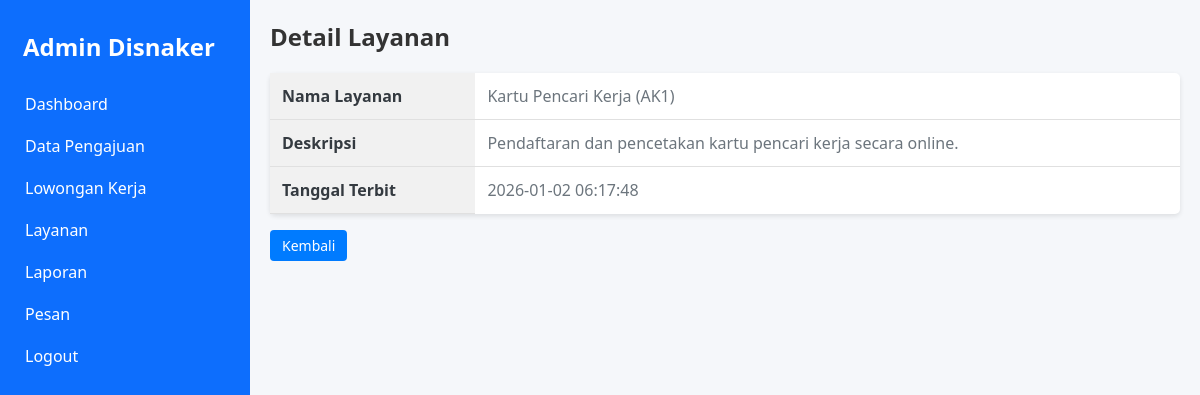
The app's page /admin/detail_layanan.php?id=1 (signed in) with its own data.
### tables this page shows
CREATE TABLE `layanan` (
  `id` int(11) NOT NULL,
  `nama_layanan` varchar(255) NOT NULL,
  `deskripsi` text DEFAULT NULL,
  `created_at` timestamp NOT NULL DEFAULT current_timestamp()
);

### admin/detail_layanan.php (the view, shortened to what this page needs)
<?php
include "../config/koneksi.php";
$id = $_GET['id'];
$query = "SELECT * FROM layanan WHERE id = '$id'";
$result = mysqli_query($koneksi, $query);
$row = mysqli_fetch_assoc($result);
?>
<!DOCTYPE html>
<html lang="id">
<head>
    <link rel="stylesheet" href="../assets/css/admin.css">
</head>
<body>
    <?php include "../includes/sidebar.php"; ?>
    <div class="main-content">
        <section class="dashboard">
            <h2>Detail Layanan</h2>
            <table class="detail">
                <tr>
                    <th>Nama Layanan</th>
                    <td><?= $row['nama_layanan']; ?></td>
                </tr>
                <tr>
                    <th>Deskripsi</th>
                    <td><?= $row['deskripsi']; ?></td>
                </tr>
                <tr>
                    <th>Tanggal Terbit</th>
                    <td><?= $row['created_at']; ?></td>
                </tr>
            </table>
            <div style="margin-top: 20px;">
                <a href="lowongan-kerja.php" class="btn-action">Kembali</a>
            </div>
        </section>
    </div>
</body>
</html>

### assets/css/admin.css (style rules this page uses)
* { margin: 0; padding: 0; box-sizing: border-box; font-family: "Segoe UI", Tahoma, Geneva, Verdana, sans-serif; }
.main-content { margin-left: 250px; padding: 20px; background-color: #f5f7fa; height: 100vh; overflow-y: auto; }
.dashboard h2 { color: #333; margin-bottom: 20px; }
.btn-action { padding: 6px 12px; background-color: #007bff; color: white; text-decoration: none; border-radius: 4px; font-size: 14px; margin-right: 5px; transition: background-color 0.3s ease; }
.detail { width: 100%; border-collapse: collapse; margin-top: 20px; background-color: #fff; border-radius: 5px; box-shadow: 0 2px 5px rgba(0, 0, 0, 0.1); }
.detail th, .detail td { padding: 12px; text-align: left; border-bottom: 1px solid #e0e0e0; color: #495057; }
.detail th { background-color: #f1f1f1; font-weight: bold; color: #343a40; }
.detail td { color: #6c757d; }
.detail tr:last-child td { border-bottom: none; }

### records on screen
layanan: nama_layanan "Kartu Pencari Kerja (AK1)", deskripsi "Pendaftaran dan pencetakan kartu pencari kerja secara online.", created_at "2026-01-02 06:17:48"
